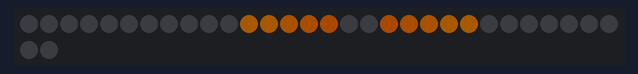
The sketch below on a simulated ATtiny85, built with avr-gcc and run on an emulated ATtiny85. Parts: 32 RGB LEDs in strip order, left to right, continuing on the next row. Dim RGB values are drawn brighter than linear; random numbers use the default seed unless the sketch sets one.

Above: at 6.22 s.
At 9.55 s:
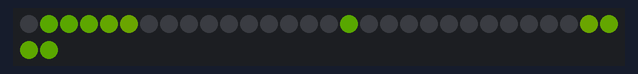
At 12.89 s:
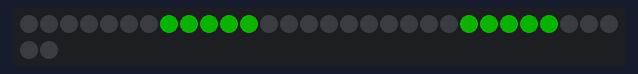
At 19.55 s:
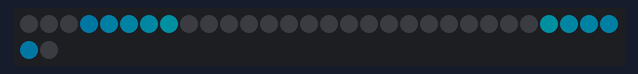
At 32.85 s:
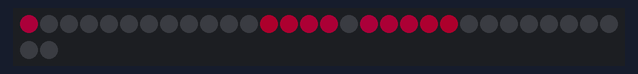
At 39.83 s:
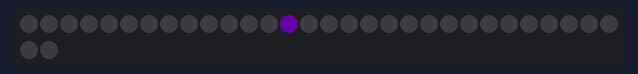

The sketch:

RainbowChaseGoggles.ino
```cpp
//My custom Goggles Sketch with 2 modes
//Pixels chase around the lenses beginning with a random color and offset
//Random multi color sparks flash across both lenses

#include <Adafruit_NeoPixel.h>
#ifdef __AVR_ATtiny85__ // Trinket, Gemma, etc.
 #include <avr/power.h>
#endif

#define PIN 0

Adafruit_NeoPixel pixels = Adafruit_NeoPixel(32, PIN);

uint8_t  mode   = 0, // Current animation effect
         offset = 0; // Position of spinny eyes
uint32_t prevTime;

void setup() {
#ifdef __AVR_ATtiny85__ // Trinket, Gemma, etc.
  if(F_CPU == 16000000) clock_prescale_set(clock_div_1);
#endif
  pixels.begin();
  pixels.setBrightness(64); // 1/4 brightness
  prevTime = millis();
  pixels.show();
}

void loop() {
  uint8_t  i;
  uint8_t  c;
  uint32_t t;

  switch(mode) {

    case 0: //RainbowChase
    c = random(255); //initial color seed
    offset = random(16); //difference between LED position on the two lenses
    for (uint8_t j=0; j < 16; j++) {  //step through color wheel
    for (uint8_t i=0; i < 16; i++) {
       pixels.setPixelColor((16-i)%16,0);
       pixels.setPixelColor(16+(i+offset)%16,0);
       for (uint8_t q=1; q<6; q++) { //turn on next 5
          pixels.setPixelColor((32-(i+q))%16, Wheel( (c+i+q+j*16) % 255));
          pixels.setPixelColor(16+(i+q+offset)%16, Wheel( (c+i+q+j*16) % 255));
       }
       pixels.show();
       delay(125);
    }
    }
    break;

    case 1: //Random Sparks
    i = random(32);
    c = random(256);
    pixels.setPixelColor(i,Wheel(c));
    pixels.show();
    delay(10);
    pixels.setPixelColor(i,0);
    break;
  }

  t = millis();
  if((t - prevTime) > 30000) {      // Every 30 seconds...
    mode++;                        // Next mode
    if(mode > 1) {                 // End of modes?
      mode = 0;                    // Start modes over
      }
    for(i=0; i<32; i++) pixels.setPixelColor(i, 0);
    pixels.show();
    prevTime = t;
  }
}

/** Input a value 0 to 255 to get a color value.
The colours are a transition r - g - b - back to r.
This isn't my algorithm; original author unknown **/
uint32_t Wheel(byte WheelPos) {
  WheelPos = 255 - WheelPos;
  if(WheelPos < 85) {
    return pixels.Color(255 - WheelPos * 3, 0, WheelPos * 3);
  }
  if(WheelPos < 170) {
    WheelPos -= 85;
    return pixels.Color(0, WheelPos * 3, 255 - WheelPos * 3);
  }
  WheelPos -= 170;
  return pixels.Color(WheelPos * 3, 255 - WheelPos * 3, 0);
}
```
